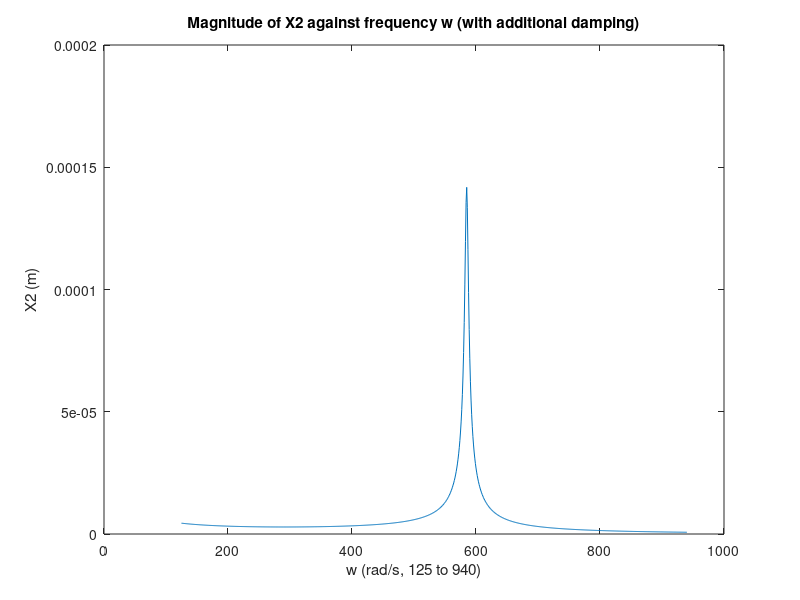

MATLAB code to generate this figure:
% Plotting the amplitude of X2 for mass m2 against angular frequency w
% between the ranges 125rad/s to 940rad/s with excitation force
% amplitude of 10N, with additional damping added
% Author: Stephen Xie / Code Wizard
clear;

m1 = 1;
m2 = 1;
k = 171080;
c = 3;
cw = 500;
F = 10;
X2vf = zeros(815,1);
w = zeros(815,1);

for freq = 125:1:940
    w(freq-124) = freq;
    delta = (k+1i*freq*c+1i*freq*cw-(freq^2)*m1)*(k+1i*freq*c+1i*freq*cw-(freq^2)*m2)-((-k-1i*freq*c+1i*freq*cw)^2);
    X2vf(freq-124) = abs((k+1i*freq*c-1i*freq*cw)/delta);
end

X2 = X2vf*F;

plot(w, X2vf)
title("Magnitude of X2 against frequency w (with additional damping)")
xlabel("w (rad/s, 125 to 940)")
ylabel("X2 (m)")